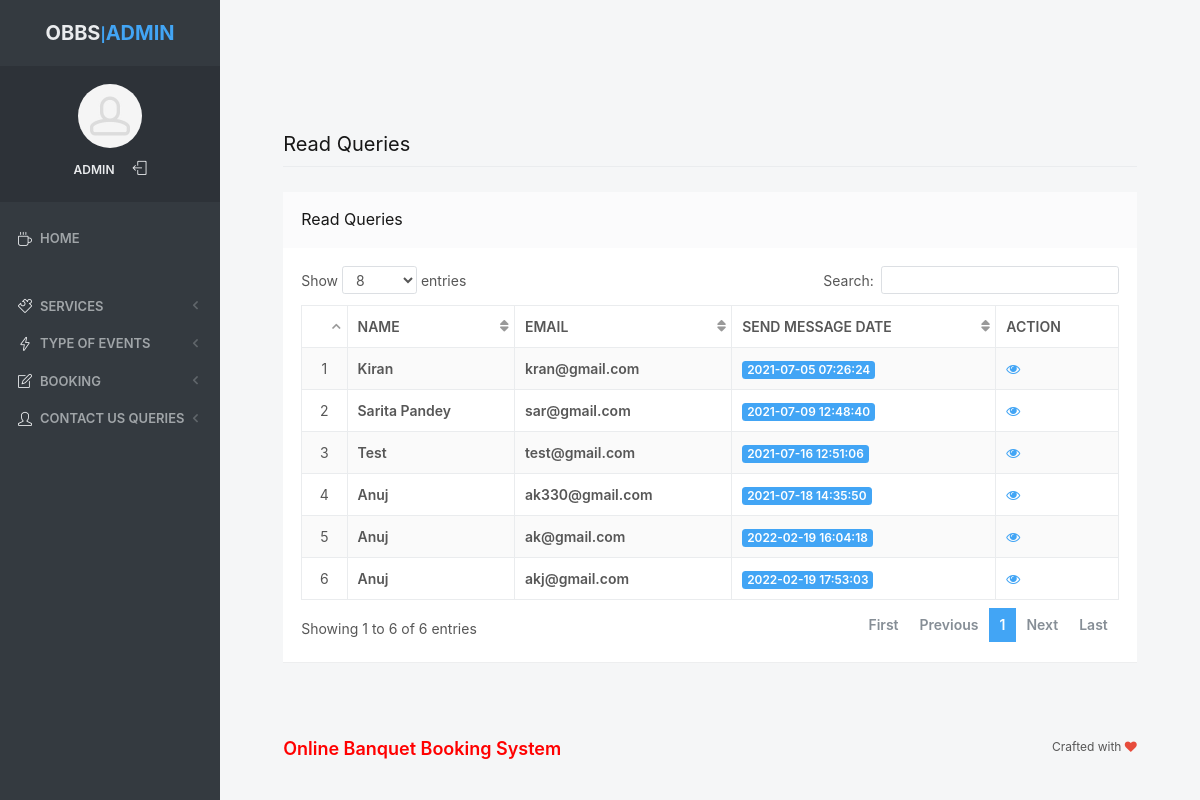
Screenshot of /admin/read-queries.php (signed in) with the database file from the repository.
### tables this page shows
CREATE TABLE `tblcontact` (
  `ID` int(10) NOT NULL,
  `Name` varchar(200) DEFAULT NULL,
  `Email` varchar(200) DEFAULT NULL,
  `Message` mediumtext DEFAULT NULL,
  `EnquiryDate` timestamp NOT NULL DEFAULT current_timestamp(),
  `IsRead` int(5) DEFAULT NULL
);

### admin/read-queries.php (the view, shortened to what this page needs)
<?php
include('includes/dbconnection.php');
if (strlen($_SESSION['odmsaid']==0)) {
  header('location:logout.php');
  } else{
  ?>
<!doctype html>
<html lang="en" class="no-focus">
    <head>
        <link rel="stylesheet" href="assets/js/plugins/datatables/dataTables.bootstrap4.min.css">
        <link rel="stylesheet" id="css-main" href="assets/css/codebase.min.css">
    </head>
    <body>
        <div id="page-container" class="sidebar-o sidebar-inverse side-scroll page-header-fixed main-content-narrow">
           <?php include_once('includes/sidebar.php');?>
          <?php include_once('includes/header.php');?>
            <main id="main-container">
                <div class="content">
                    <h2 class="content-heading">Read Queries</h2>
                    <div class="block">
                        <div class="block-header block-header-default">
                            <h3 class="block-title">Read Queries</h3>
                        </div>
                        <div class="block-content block-content-full">
                            <table class="table table-bordered table-striped table-vcenter js-dataTable-full-pagination">
                                <thead>
                                    <tr>
                                        <th class="text-center"></th>
                                        <th class="d-none d-sm-table-cell">Name</th>
                                        <th class="d-none d-sm-table-cell">Email</th>
                                        <th class="d-none d-sm-table-cell">Send Message Date</th>
                                        <th class="d-none d-sm-table-cell" style="width: 15%;">Action</th>
                                       </tr>
                                </thead>
                                <tbody>
                                    <?php
$sql="SELECT * from tblcontact where IsRead='1'";
$query = $dbh -> prepare($sql);
$query->execute();
$results=$query->fetchAll(PDO::FETCH_OBJ);
$cnt=1;
if($query->rowCount() > 0)
{
foreach($results as $row)
{               ?>
                                    <tr>
                                        <td class="text-center"><?php echo htmlentities($cnt);?></td>
                                        <td class="font-w600"><?php  echo htmlentities($row->Name);?></td>
                                        <td class="font-w600"><?php  echo htmlentities($row->Email);?></td>
                                        <td class="font-w600">
                                            <span class="badge badge-primary"><?php  echo htmlentities($row->EnquiryDate);?></span>
                                        </td>
                                         <td class="d-none d-sm-table-cell"><a href="view-user-queries.php?viewid=<?php echo htmlentities ($row->ID);?>"><i class="fa fa-eye" aria-hidden="true"></i></a></td>
                                    </tr>
                                <?php $cnt=$cnt+1;}} ?>
                                </tbody>
                            </table>
                        </div>
                    </div>
                </div>
            </main>
           <?php include_once('includes/footer.php');?>
        </div>
    </body>
</html>
<?php }  ?>

### admin/includes/sidebar.php (shortened to what this page needs)
     <?php
include('includes/dbconnection.php');
if (strlen($_SESSION['odmsaid']==0)) {
  header('location:logout.php');
  } else{
  ?>
   <nav id="sidebar">
                <div id="sidebar-scroll">
                    <div class="sidebar-content">
                        <div class="content-header content-header-fullrow px-15">
                            <div class="content-header-section text-center align-parent sidebar-mini-hidden">
                                <div class="content-header-item">
                                    <a class="link-effect font-w700" href="dashboard.php">
                                        <span class="font-size-xl text-dual-primary-dark">OBBS</span>|<span class="font-size-xl text-primary">ADMIN</span>
                                    </a>
                                </div>
                            </div>
                        </div>
                        <div class="content-side content-side-full content-side-user px-10 align-parent">
                            <div class="sidebar-mini-hidden-b text-center">
                                <a class="img-link" href="dashboard.php">
                                    <img class="img-avatar" src="assets/img/avatars/avatar15.jpg" alt="">
                                </a>
                                <ul class="list-inline mt-10">
                                    <?php
$aid=$_SESSION['odmsaid'];
$sql="SELECT AdminName from  tbladmin where ID=:aid";
$query = $dbh -> prepare($sql);
$query->bindParam(':aid',$aid,PDO::PARAM_STR);
$query->execute();
$results=$query->fetchAll(PDO::FETCH_OBJ);
$cnt=1;
if($query->rowCount() > 0)
{
foreach($results as $row)
{               ?>
                                    <li class="list-inline-item">
                                        <a class="link-effect text-dual-primary-dark font-size-xs font-w600 text-uppercase" href="admin-profile.php"><?php  echo $row->AdminName;?></a>
                                    </li><?php $cnt=$cnt+1;}} ?>
                                    <li class="list-inline-item">
                                        <a class="link-effect text-dual-primary-dark" href="logout.php">
                                            <i class="si si-logout"></i>
                                        </a>
                                    </li>
                                </ul>
                            </div>
                        </div>
                        <div class="content-side content-side-full">
                            <ul class="nav-main">
                                <li class="open">
                                    <a href="dashboard.php"><i class="si si-cup"></i><span class="sidebar-mini-hide">Home</span></a>
                                </li>
                                <li class="nav-main-heading"><span class="sidebar-mini-visible">UI</span><span class="sidebar-mini-hidden"></span></li>
                                <li>
                                    <a class="nav-submenu" data-toggle="nav-submenu"><i class="si si-puzzle"></i><span class="sidebar-mini-hide"></span>Services</a>
                                </li>
                                <li>
                                    <a class="nav-submenu" data-toggle="nav-submenu" href="#"><i class="si si-energy"></i><span class="sidebar-mini-hide">Type of Events</span></a>
                                </li>
                                <li>
                                    <a class="nav-submenu" data-toggle="nav-submenu" href="#"><i class="si si-note"></i><span class="sidebar-mini-hide">Booking</span></a>
                                </li>
                                <li>
                                    <a class="nav-submenu" data-toggle="nav-submenu" href="#"><i class="si si-user"></i><span class="sidebar-mini-hide">Contact Us Queries</span></a>
                                </li>
                            </ul>
                        </div>
                    </div>
                </div>
            </nav>
           <?php }  ?>

### rows the page displays
tblcontact: Name "Kiran", Email "kran@gmail.com", EnquiryDate "2021-07-05 07:26:24"
tblcontact: Name "Sarita Pandey", Email "sar@gmail.com", EnquiryDate "2021-07-09 12:48:40"
tblcontact: Name "Test", Email "test@gmail.com", EnquiryDate "2021-07-16 12:51:06"
tblcontact: Name "Anuj", Email "ak330@gmail.com", EnquiryDate "2021-07-18 14:35:50"
tblcontact: Name "Anuj", Email "ak@gmail.com", EnquiryDate "2022-02-19 16:04:18"
tblcontact: Name "Anuj", Email "akj@gmail.com", EnquiryDate "2022-02-19 17:53:03"

### other values shown
$row->AdminName "ADMIN"
